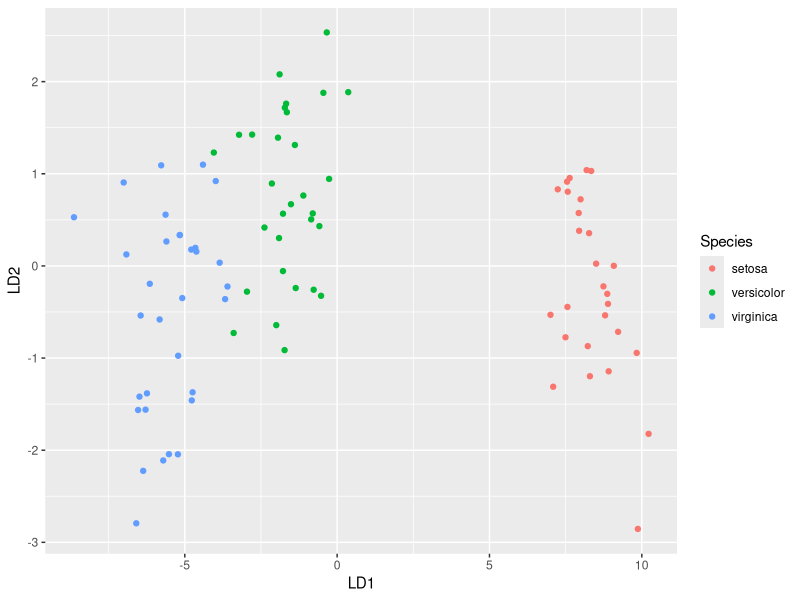

The R script that drew this image:
# LDA for data classification,
# reduce dimensions
# only CRP and cut off will not give if viral or bacteria
# only temp and cutoff has same problem
# only LDA D1 works here(vertical)

library(MASS)
library(ggplot2)
library(tidyverse)

#attach iris dataset to make it easy to work with
?iris
attach(iris)
view (iris) #LDA supervised classification,need labels
#4 attributes and 1 label


#view structure
str(iris)
#convert label column to factor(need 1 column as factor)
#other columns not needed


iris_data <- iris
view(iris_data)
iris_data[1:4] <- scale(iris_data[1:4]) #convert mean to 0 and sd 1

#find mean of each predictor variable
?apply
apply(iris_data[1:4], 2, mean)
#in LDA,mean shd be 0,SD shd be 1

#find standard deviation of each predictor variable
apply(iris_data[1:4], 2, sd) 

#make this example reproducible
set.seed(1)


#Use 70% of dataset as training set and remaining 30% as testing set
sample <- sample(c(TRUE, FALSE), nrow(iris_data), replace=TRUE, prob=c(0.6,0.4))
train <- iris_data[sample, ]
test <- iris_data[!sample, ] 

#fit LDA model
model <- lda(Species~., data=train)


#view model output
model
#higher LDA works
#Interpretation
#Prior probabilities of group: These represent the proportions of each 
#Species in the training set. For example, 35.8% of all observations in 
#the training set were of species virginica.
#Group means: These display the mean values for each predictor variable 
#for each species.
#Coefficients of linear discriminants: These display the linear combination 
#of predictor variables that are used to form the decision rule of the 
#LDA model. For example:
#LD1: .792*Sepal.Length + .571*Sepal.Width - 4.076*Petal.Length - 2.06*Petal.Width
#LD2: .529*Sepal.Length + .713*Sepal.Width - 2.731*Petal.Length + 2.63*Petal.Width
#Proportion of trace: These display the percentage separation achieved by 
#each linear discriminant function.


#use LDA model to make predictions on test data
predicted <- predict(model, test)
names(predicted)
#This returns a list with three variables:
#class: The predicted class
#posterior: The posterior probability that an observation belongs to each class(Setosa etc)
#x: The linear discriminants

#view predicted class for first six observations in test set
head(predicted$class)

#view posterior probabilities for first six observations in test set
head(predicted$posterior)

#view linear discriminants for first six observations in test set
head(predicted$x)


#find accuracy of model
mean(predicted$class==test$Species)


#define data to plot
lda_plot <- cbind(train, predict(model)$x)

#create plot
ggplot(lda_plot, aes(LD1, LD2)) +
  geom_point(aes(color = Species))
#3 clusters formed of setosa,versi,virginica
